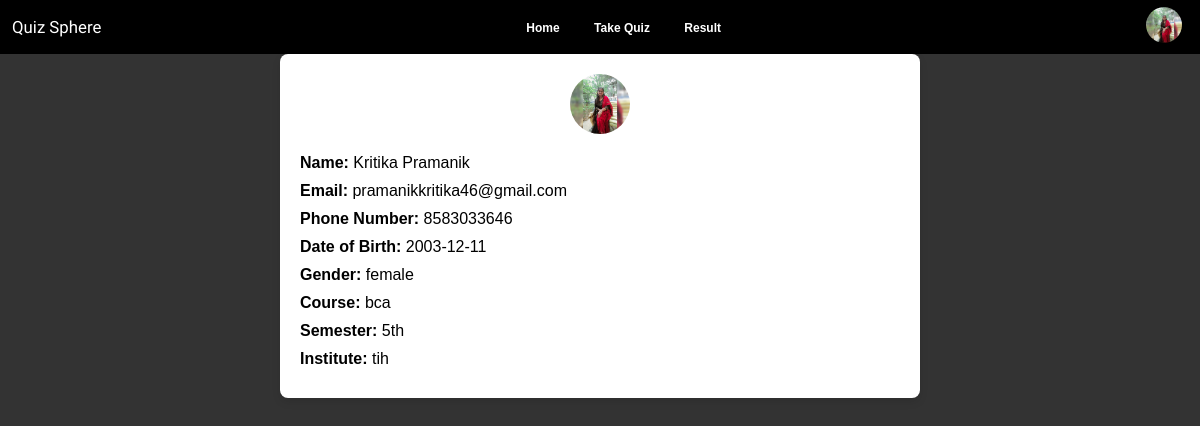
/Navber/studentprofile.php (signed in), run on the app's committed database.
### tables this page shows
CREATE TABLE `studentdetails` (
  `student_id` int(11) NOT NULL,
  `user_id` int(11) NOT NULL,
  `phone_no` varchar(15) NOT NULL,
  `dob` date NOT NULL,
  `gender` enum('male','female','other','prefer-not') NOT NULL,
  `course` varchar(50) NOT NULL,
  `semester` varchar(10) NOT NULL,
  `institute` varchar(255) NOT NULL,
  `profile_image` varchar(255) NOT NULL
);

CREATE TABLE `user` (
  `id` int(11) NOT NULL,
  `name` varchar(100) NOT NULL,
  `email` varchar(100) NOT NULL,
  `password` varchar(255) NOT NULL,
  `role` enum('student','teacher') NOT NULL
);

### Navber/studentprofile.php (the view, shortened to what this page needs)
<?php
require '../config.php';
require '../Navber/nav.php';
$user_id = $_SESSION['user_id'];
$sql = "
    SELECT
        user.name,
        user.email,
        studentdetails.phone_no,
        studentdetails.dob,
        studentdetails.gender,
        studentdetails.course,
        studentdetails.semester,
        studentdetails.institute,
        studentdetails.profile_image
    FROM
        user
    INNER JOIN
        studentdetails
    ON
        user.id = studentdetails.user_id
    WHERE
        studentdetails.user_id = $user_id
";
$result = $conn->query($sql);
if ($result->num_rows > 0) {
    $row = $result->fetch_assoc();
} else {
    echo "No data found for student ID: $user_id";
    exit;
}
?>
<!DOCTYPE html>
<html lang="en">
<head>
    <link rel="stylesheet" href="../Navber/style.css">
</head>
<body>
    <div class="profile-container">
        <img src="<?php echo $row['profile_image']; ?>" alt="../uploads" class="profile-image">
        <div class="profile-data">
            <div><label>Name:</label> <span><?php echo $row['name']; ?></span></div>
            <div><label>Email:</label> <span><?php echo $row['email']; ?></span></div>
            <div><label>Phone Number:</label> <span><?php echo $row['phone_no']; ?></span></div>
            <div><label>Date of Birth:</label> <span><?php echo $row['dob']; ?></span></div>
            <div><label>Gender:</label> <span><?php echo $row['gender']; ?></span></div>
            <div><label>Course:</label> <span><?php echo $row['course']; ?></span></div>
            <div><label>Semester:</label> <span><?php echo $row['semester']; ?></span></div>
            <div><label>Institute:</label> <span><?php echo $row['institute']; ?></span></div>
        </div>
    </div>
</body>
</html>

### Navber/nav.php (shortened to what this page needs)
<?php
require '../config.php';
$user_id = $_SESSION['user_id'];
$query = $conn->prepare("SELECT u.name, s.profile_image FROM user u
                        JOIN studentdetails s ON u.id = s.user_id
                        WHERE u.id = ?");
$query->bind_param("i", $user_id);
$query->execute();
$result = $query->get_result();
if ($result->num_rows > 0) {
    $user = $result->fetch_assoc();
    $profile_image = $user['profile_image'];
} else {
    $name = "User Name";
    $profile_image = "image/icon.jpg";
}
?>
<!DOCTYPE html>
<html lang="en">
<head>
    <link rel="stylesheet" href="style.css">
</head>
<body>
    <header class="header">
        <div class="logo">
            <p class="quiz">Quiz Sphere</p>
        </div>
        <nav class="nav">
            <a href="../Student_home_page/studenthome.php">Home</a>
            <a href="../Student_Allpage/takequiz.php">Take Quiz</a>
            <a href="../Student_Allpage/resultlist.php">Result</a>
        </nav>
        <div class="profile">
            <img src="<?php echo htmlspecialchars($profile_image); ?>" alt="Profile Icon" class="profile-icon"
                onclick="togglePopup()">
        </div>
    </header>
</body>
</html>

### Navber/style.css (style rules this page uses)
* { font-family: Arial, sans-serif; margin: 0; padding: 0; }
body { font-family: Arial, sans-serif; }
.quiz { font-family: "Leckerli One", cursive; color: rgb(255, 255, 255); font-size: 1.4vw; padding-left: 1vw; }
.header { display: flex; justify-content: space-between; align-items: center; background-color: #000000; position: relative; width: 100vw; }
.nav { flex: 2; text-align: center; }
.nav a { margin: 0 15px; text-decoration: none; color: rgb(255, 255, 255); font-size: 1vw; font-weight: bold; }
.profile { position: relative; }
.profile-icon { width: 3vw; cursor: pointer; margin-right: 1.5vw; border-radius: 50%; padding: 0.6vw 0vw; }
.profile-image { width: 5vw; border-radius: 50%; object-fit: cover; align-items: center; margin: auto; display: block; }

### Navber/studentprofile.php (style rules this page uses)
body { font-family: Arial, sans-serif; padding: 0; background-color: #333; }
.profile-container { max-width: 600px; margin: auto; background: #fff; padding: 20px; box-shadow: 0 4px 8px rgba(0, 0, 0, 0.1); border-radius: 8px; }
.profile-image { display: block; margin: 0 auto 20px; border-radius: 50%; max-width: 150px; }
.profile-data { text-align: left; }
.profile-data div { margin-bottom: 10px; }
.profile-data label { font-weight: bold; }

### data on the page
studentdetails: profile_image (picture), user.name "Kritika Pramanik", user.email "pramanikkritika46@gmail.com", phone_no "8583033646", dob "2003-12-11", gender "female", course "bca", semester "5th", institute "tih"
